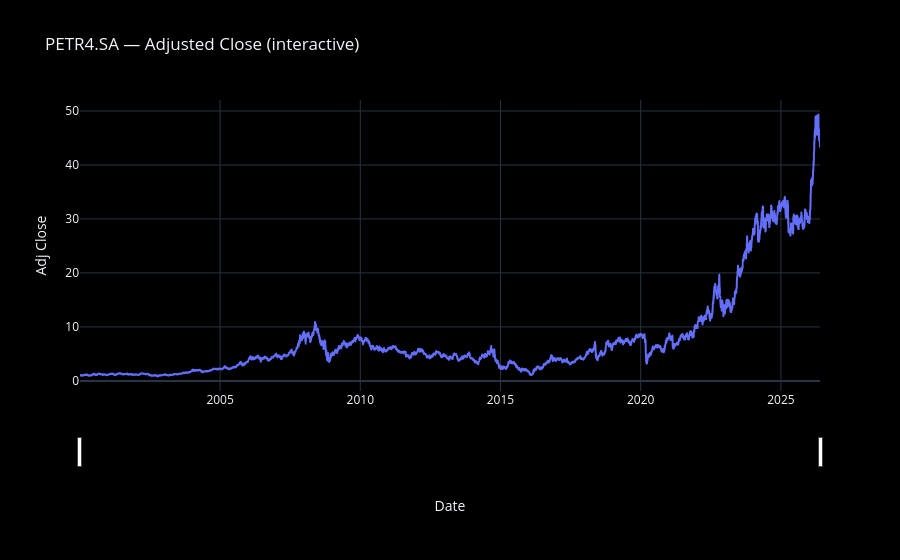

The notebook cell this image was saved under:
### Markdown cell above
## 1.8 — Interactive view

### Code cell
fig = px.line(price.reset_index(), x="Date", y="Adj Close",
              title="PETR4.SA — Adjusted Close (interactive)",
              template="black_bg")
fig.update_xaxes(rangeslider_visible=True)
fig.show()

### Figure 1 — Plotly figure (JSON) as saved in the notebook; plotly's stock layout.template omitted (floating-point values rounded to 4 significant figures; data arrays with more than 128 entries replaced by an {"elided": "..."} marker saying what was removed)
{"data": [{"hovertemplate": "Date=%{x}<br>Adj Close=%{y}<extra></extra>", "legendgroup": "", "line": {"color": "#636efa", "dash": "solid"}, "marker": {"symbol": "circle"}, "mode": "lines", "name": "", "showlegend": false, "type": "scattergl", "x": {"elided": "6624 str values"}, "xaxis": "x", "y": {"elided": "6624 float values"}, "yaxis": "y"}], "layout": {"legend": {"tracegroupgap": 0}, "title": {"text": "PETR4.SA — Adjusted Close (interactive)"}, "xaxis": {"anchor": "y", "domain": [0, 1], "rangeslider": {"visible": true}, "title": {"text": "Date"}}, "yaxis": {"anchor": "x", "domain": [0, 1], "title": {"text": "Adj Close"}}}}
